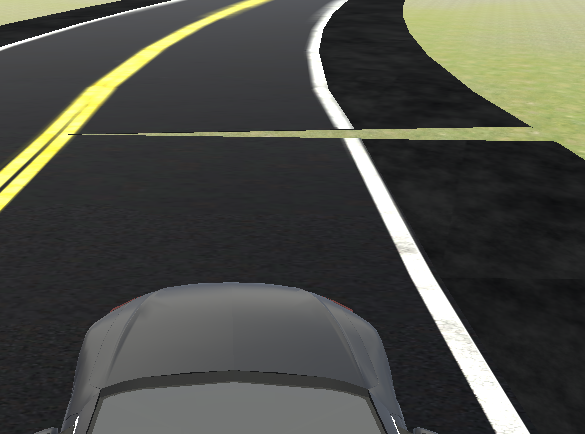
#> input picture Lane_Detection/race.png, 585 x 434 px
$ python color_detection.py
#> lines starting #> are read from the running program, lines starting #| are printed output that depends on the picture; after the words box and inside, x2 and y2 are one past the last pixel; in counts of white or black regions, pixels touching at a corner belong together
from argparse import ArgumentParser

import cv2
import numpy as np


parser = ArgumentParser()
parser.add_argument('--scale', type=float, default=2.,
                    help='Scale factor to be used')
args = parser.parse_args()


def temp(temp_value): ...


def stackImages(scale, imgArray):
    rows = len(imgArray)
    cols = len(imgArray[0])
    rowsAvailable = isinstance(imgArray[0], list)
    width = imgArray[0][0].shape[1]
    height = imgArray[0][0].shape[0]
    if rowsAvailable:
        for x in range(0, rows):
            for y in range(0, cols):
                if imgArray[x][y].shape[:2] == imgArray[0][0].shape[:2]:
                    imgArray[x][y] = cv2.resize(
                        imgArray[x][y],(0,0), None, scale, scale)
                else:
                    imgArray[x][y] = cv2.resize(
                        imgArray[x][y], (imgArray[0][0].shape[1], imgArray[0][0].shape[0]), None, scale, scale)
                if len(imgArray[x][y].shape) == 2:
                    imgArray[x][y] = cv2.cvtColor(
                        imgArray[x][y], cv2.COLOR_GRAY2BGR)
        imageBlank = np.zeros((height, width, 3), np.uint8)
        hor = [imageBlank]*rows
        for x in range(0, rows):
            hor[x] = np.hstack(imgArray[x])
        ver = np.vstack(hor)
    else:
        for x in range(0, rows):
            if imgArray[x].shape[:2] == imgArray[0].shape[:2]:
                imgArray[x] = cv2.resize(
                    imgArray[x], (0, 0), None, scale, scale)
            else:
                imgArray[x] = cv2.resize(
                    imgArray[x], (imgArray[0].shape[1], imgArray[0].shape[0]), None, scale, scale)
            if len(imgArray.shape) == 2:
                imgArray[x] = cv2.cvtColor(imgArray[x], cv2.COLOR_GRAY2BGR)
        hor = np.hstack(imgArray)
        ver = hor
    return ver


h_min = 18
h_max = 43
s_min = 75
s_max = 255
v_min = 186
v_max = 255

img = cv2.imread("race.png")
#> img is the input picture: shape (434, 585, 3); mean B, G, R 70.4, 77.6, 76.4
#print(f'{img.shape = }')

# color_name = args.name

cv2.namedWindow("TrackBars")
cv2.resizeWindow("TrackBars", 640, 240)
cv2.createTrackbar("Hue Min", "TrackBars", h_min, 179, temp)
cv2.createTrackbar("Hue Max", "TrackBars", h_max, 179, temp)
cv2.createTrackbar("Sat Min", "TrackBars", s_min, 255, temp)
cv2.createTrackbar("Sat Max", "TrackBars", s_max, 255, temp)
cv2.createTrackbar("Val Min", "TrackBars", v_min, 255, temp)
cv2.createTrackbar("Val Max", "TrackBars", v_max, 255, temp)

while True:
    img = cv2.resize(cv2.imread("race.png"), (0, 0), fx=.5, fy=.5)
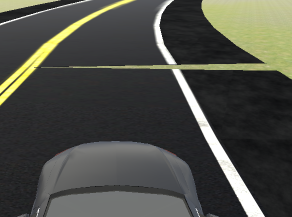
#> img: shape (217, 292, 3); mean B, G, R 70.5, 77.7, 76.5

    imgHSV = cv2.cvtColor(img, cv2.COLOR_BGR2HSV)
#> imgHSV: shape (217, 292, 3); mean H, S, V 88.1, 21, 78.9
    h_min = cv2.getTrackbarPos("Hue Min", "TrackBars")
    h_max = cv2.getTrackbarPos("Hue Max", "TrackBars")
    s_min = cv2.getTrackbarPos("Sat Min", "TrackBars")
    s_max = cv2.getTrackbarPos("Sat Max", "TrackBars")
    v_min = cv2.getTrackbarPos("Val Min", "TrackBars")
    v_max = cv2.getTrackbarPos("Val Max", "TrackBars")
    # print(f"h_min: {h_min}, h_max: {h_max}, s_min: {s_min}, s_max: {s_max}, v_min: {v_min}, v_max: {v_max}")

    lower = np.array([h_min, s_min, v_min])
    upper = np.array([h_max, s_max, v_max])
    mask = cv2.inRange(imgHSV, lower, upper)
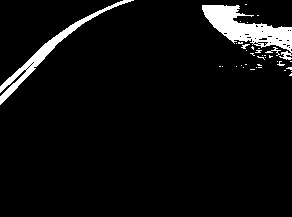
#> mask: shape (217, 292); 5.4% white; 37 white regions (33 under 20 px), largest, box (x1, y1, x2, y2) and area: (202, 5, 292, 60) 1997, (0, 0, 134, 105) 1218, (265, 47, 281, 56) 38, (241, 44, 250, 49) 21
    imgResult = cv2.bitwise_and(img, img, mask=mask)
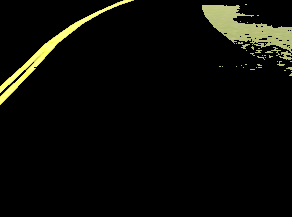
#> imgResult: shape (217, 292, 3); mean B, G, R 6.7, 11.4, 11.2

    imgStack = stackImages(args.scale, ([img, imgHSV], [mask, imgResult]))
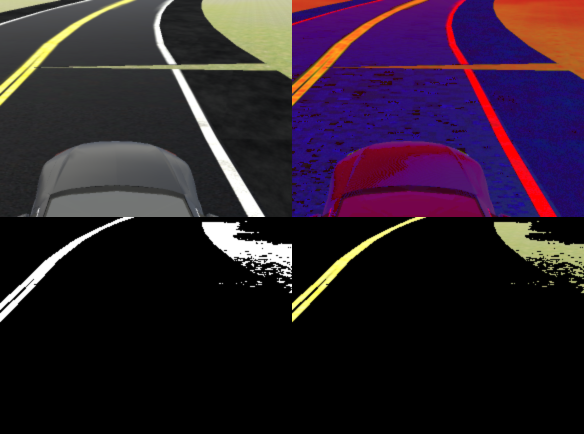
#> imgStack: shape (868, 1168, 3) (shown at 1/2 size); mean B, G, R 44.7, 30.9, 45.1
    cv2.imshow("Stacked Images", imgStack)

    if cv2.waitKey(1) & 0xFF == ord("q"):
#> (key q is pressed here)
        break

cv2.destroyAllWindows()
